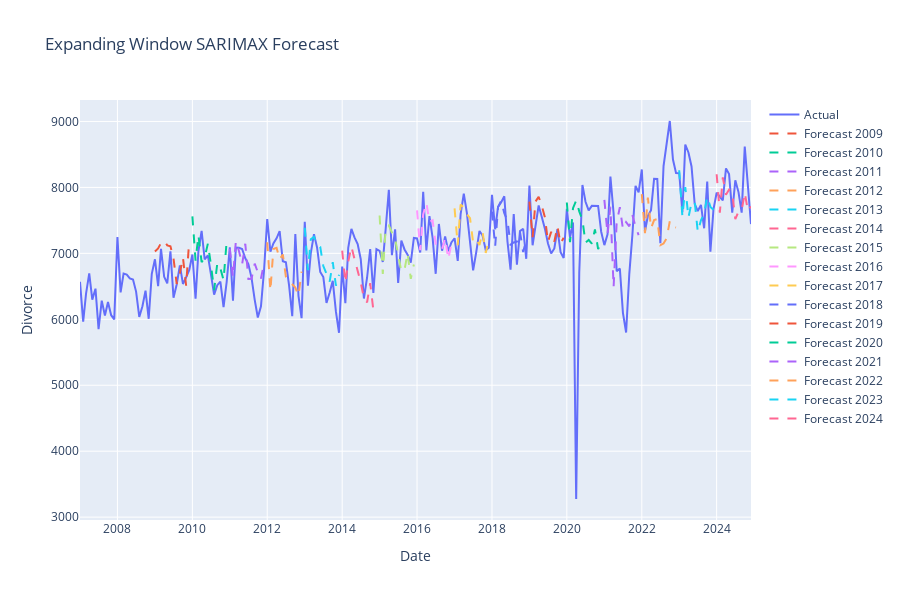

Notebook cell for this chart:
### Code cell
fig = go.Figure()

# Actual
fig.add_trace(go.Scatter(
    x=df_arima.index,
    y=df_arima["Divorce"],
    mode="lines",
    name="Actual",
    line=dict(width=2)
))

# Forecast per Test Year
for year in sorted(arima_forecast_df["Test_Year"].unique()):
    sub = arima_forecast_df[arima_forecast_df["Test_Year"] == year]

    fig.add_trace(go.Scatter(
        x=sub["ds"],
        y=sub["forecast"],
        mode="lines",
        name=f"Forecast {year}",
        line=dict(dash="dash")
    ))

fig.update_layout(
    title="Expanding Window SARIMAX Forecast",
    xaxis_title="Date",
    yaxis_title="Divorce",
    hovermode="x unified",
    height=600
)

fig.show()
